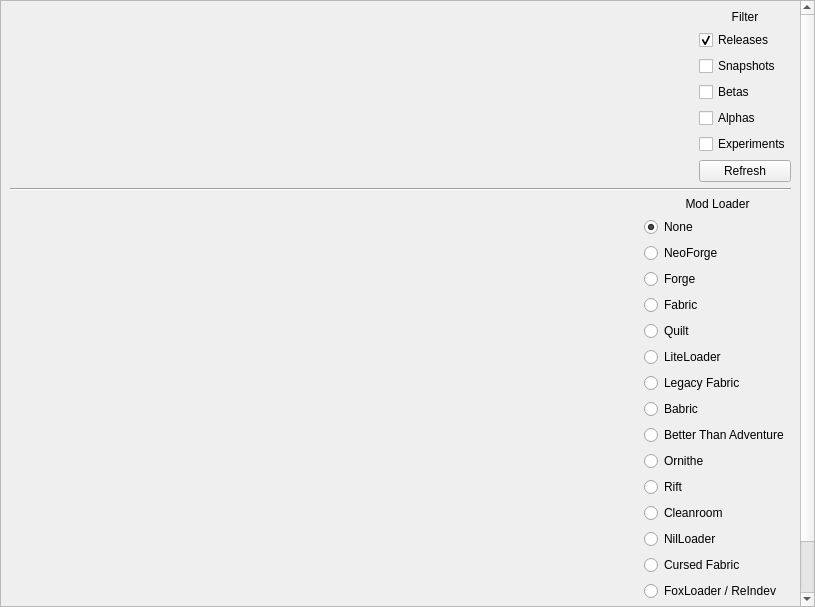
<?xml version="1.0" encoding="UTF-8"?>
<ui version="4.0">
 <class>CustomPage</class>
 <widget class="QWidget" name="CustomPage">
  <property name="geometry">
   <rect>
    <x>0</x>
    <y>0</y>
    <width>815</width>
    <height>607</height>
   </rect>
  </property>
  <layout class="QVBoxLayout" name="verticalLayout_5">
   <property name="leftMargin">
    <number>0</number>
   </property>
   <property name="topMargin">
    <number>0</number>
   </property>
   <property name="rightMargin">
    <number>0</number>
   </property>
   <property name="bottomMargin">
    <number>0</number>
   </property>
   <item>
    <widget class="QScrollArea" name="scrollArea">
     <property name="widgetResizable">
      <bool>true</bool>
     </property>
     <widget class="QWidget" name="content">
      <property name="geometry">
       <rect>
        <x>0</x>
        <y>0</y>
        <width>813</width>
        <height>605</height>
       </rect>
      </property>
      <layout class="QVBoxLayout" name="verticalLayout_3">
       <item>
        <layout class="QHBoxLayout" name="minecraftLayout">
         <item>
          <widget class="VersionSelectWidget" name="versionList" native="true">
           <property name="sizePolicy">
            <sizepolicy hsizetype="Expanding" vsizetype="Expanding">
             <horstretch>0</horstretch>
             <verstretch>0</verstretch>
            </sizepolicy>
           </property>
          </widget>
         </item>
         <item>
          <layout class="QVBoxLayout" name="verticalLayout">
           <item>
            <widget class="QLabel" name="label">
             <property name="text">
              <string>Filter</string>
             </property>
             <property name="alignment">
              <set>Qt::AlignCenter</set>
             </property>
            </widget>
           </item>
           <item>
            <widget class="QCheckBox" name="releaseFilter">
             <property name="text">
              <string>Releases</string>
             </property>
             <property name="checkable">
              <bool>true</bool>
             </property>
             <property name="checked">
              <bool>true</bool>
             </property>
            </widget>
           </item>
           <item>
            <widget class="QCheckBox" name="snapshotFilter">
             <property name="text">
              <string>Snapshots</string>
             </property>
             <property name="checkable">
              <bool>true</bool>
             </property>
            </widget>
           </item>
           <item>
            <widget class="QCheckBox" name="betaFilter">
             <property name="text">
              <string>Betas</string>
             </property>
             <property name="checkable">
              <bool>true</bool>
             </property>
            </widget>
           </item>
           <item>
            <widget class="QCheckBox" name="alphaFilter">
             <property name="text">
              <string>Alphas</string>
             </property>
             <property name="checkable">
              <bool>true</bool>
             </property>
            </widget>
           </item>
           <item>
            <widget class="QCheckBox" name="experimentsFilter">
             <property name="text">
              <string>Experiments</string>
             </property>
             <property name="checkable">
              <bool>true</bool>
             </property>
            </widget>
           </item>
           <item>
            <spacer name="verticalSpacer">
             <property name="orientation">
              <enum>Qt::Vertical</enum>
             </property>
             <property name="sizeHint" stdset="0">
              <size>
               <width>20</width>
               <height>40</height>
              </size>
             </property>
            </spacer>
           </item>
           <item>
            <widget class="QPushButton" name="refreshBtn">
             <property name="text">
              <string>Refresh</string>
             </property>
            </widget>
           </item>
          </layout>
         </item>
        </layout>
       </item>
       <item>
        <widget class="Line" name="line">
         <property name="sizePolicy">
          <sizepolicy hsizetype="Minimum" vsizetype="Fixed">
           <horstretch>0</horstretch>
           <verstretch>0</verstretch>
          </sizepolicy>
         </property>
         <property name="orientation">
          <enum>Qt::Horizontal</enum>
         </property>
        </widget>
       </item>
       <item>
        <layout class="QHBoxLayout" name="loaderLayout">
         <item>
          <widget class="VersionSelectWidget" name="loaderVersionList" native="true">
           <property name="sizePolicy">
            <sizepolicy hsizetype="Expanding" vsizetype="Expanding">
             <horstretch>0</horstretch>
             <verstretch>0</verstretch>
            </sizepolicy>
           </property>
          </widget>
         </item>
         <item>
          <layout class="QVBoxLayout" name="verticalLayout_2">
           <item>
            <widget class="QLabel" name="loaderLabel">
             <property name="text">
              <string>Mod Loader</string>
             </property>
             <property name="alignment">
              <set>Qt::AlignCenter</set>
             </property>
            </widget>
           </item>
           <item>
            <widget class="QRadioButton" name="noneFilter">
             <property name="text">
              <string>None</string>
             </property>
             <property name="checked">
              <bool>true</bool>
             </property>
             <attribute name="buttonGroup">
              <string notr="true">loaderBtnGroup</string>
             </attribute>
            </widget>
           </item>
           <item>
            <widget class="QRadioButton" name="neoForgeFilter">
             <property name="text">
              <string>NeoForge</string>
             </property>
             <attribute name="buttonGroup">
              <string notr="true">loaderBtnGroup</string>
             </attribute>
            </widget>
           </item>
           <item>
            <widget class="QRadioButton" name="forgeFilter">
             <property name="text">
              <string>Forge</string>
             </property>
             <attribute name="buttonGroup">
              <string notr="true">loaderBtnGroup</string>
             </attribute>
            </widget>
           </item>
           <item>
            <widget class="QRadioButton" name="fabricFilter">
             <property name="text">
              <string>Fabric</string>
             </property>
             <attribute name="buttonGroup">
              <string notr="true">loaderBtnGroup</string>
             </attribute>
            </widget>
           </item>
           <item>
            <widget class="QRadioButton" name="quiltFilter">
             <property name="text">
              <string>Quilt</string>
             </property>
             <attribute name="buttonGroup">
              <string notr="true">loaderBtnGroup</string>
             </attribute>
            </widget>
           </item>
           <item>
            <widget class="QRadioButton" name="liteLoaderFilter">
             <property name="text">
              <string>LiteLoader</string>
             </property>
             <attribute name="buttonGroup">
              <string notr="true">loaderBtnGroup</string>
             </attribute>
            </widget>
           </item>
           <item><widget class="QRadioButton" name="legacyFabricFilter"><property name="text"><string>Legacy Fabric</string></property><attribute name="buttonGroup"><string notr="true">loaderBtnGroup</string></attribute></widget></item>
           <item><widget class="QRadioButton" name="babricFilter"><property name="text"><string>Babric</string></property><attribute name="buttonGroup"><string notr="true">loaderBtnGroup</string></attribute></widget></item>
           <item><widget class="QRadioButton" name="btaFilter"><property name="text"><string>Better Than Adventure</string></property><attribute name="buttonGroup"><string notr="true">loaderBtnGroup</string></attribute></widget></item>
           <item><widget class="QRadioButton" name="ornitheFilter"><property name="text"><string>Ornithe</string></property><attribute name="buttonGroup"><string notr="true">loaderBtnGroup</string></attribute></widget></item>
           <item><widget class="QRadioButton" name="riftFilter"><property name="text"><string>Rift</string></property><attribute name="buttonGroup"><string notr="true">loaderBtnGroup</string></attribute></widget></item>
           <item><widget class="QRadioButton" name="cleanroomFilter"><property name="text"><string>Cleanroom</string></property><attribute name="buttonGroup"><string notr="true">loaderBtnGroup</string></attribute></widget></item>
           <item><widget class="QRadioButton" name="nilLoaderFilter"><property name="text"><string>NilLoader</string></property><attribute name="buttonGroup"><string notr="true">loaderBtnGroup</string></attribute></widget></item>
           <item><widget class="QRadioButton" name="cursedFabricFilter"><property name="text"><string>Cursed Fabric</string></property><attribute name="buttonGroup"><string notr="true">loaderBtnGroup</string></attribute></widget></item>
           <item><widget class="QRadioButton" name="foxLoaderFilter"><property name="text"><string>FoxLoader / ReIndev</string></property><attribute name="buttonGroup"><string notr="true">loaderBtnGroup</string></attribute></widget></item>
           <item><widget class="QRadioButton" name="fishModLoaderFilter"><property name="text"><string>FishModLoader / MITE</string></property><attribute name="buttonGroup"><string notr="true">loaderBtnGroup</string></attribute></widget></item>
           <item>
            <spacer name="verticalSpacer_2">
             <property name="orientation">
              <enum>Qt::Vertical</enum>
             </property>
             <property name="sizeHint" stdset="0">
              <size>
               <width>20</width>
               <height>40</height>
              </size>
             </property>
            </spacer>
           </item>
           <item>
            <widget class="QPushButton" name="loaderRefreshBtn">
             <property name="text">
              <string>Refresh</string>
             </property>
            </widget>
           </item>
          </layout>
         </item>
        </layout>
       </item>
      </layout>
     </widget>
    </widget>
   </item>
  </layout>
 </widget>
 <customwidgets>
  <customwidget>
   <class>VersionSelectWidget</class>
   <extends>QWidget</extends>
   <header>ui/widgets/VersionSelectWidget.h</header>
   <container>1</container>
  </customwidget>
 </customwidgets>
 <tabstops>
  <tabstop>releaseFilter</tabstop>
  <tabstop>snapshotFilter</tabstop>
  <tabstop>betaFilter</tabstop>
  <tabstop>alphaFilter</tabstop>
  <tabstop>experimentsFilter</tabstop>
  <tabstop>refreshBtn</tabstop>
 </tabstops>
 <resources/>
 <connections/>
 <buttongroups>
  <buttongroup name="loaderBtnGroup"/>
 </buttongroups>
</ui>
